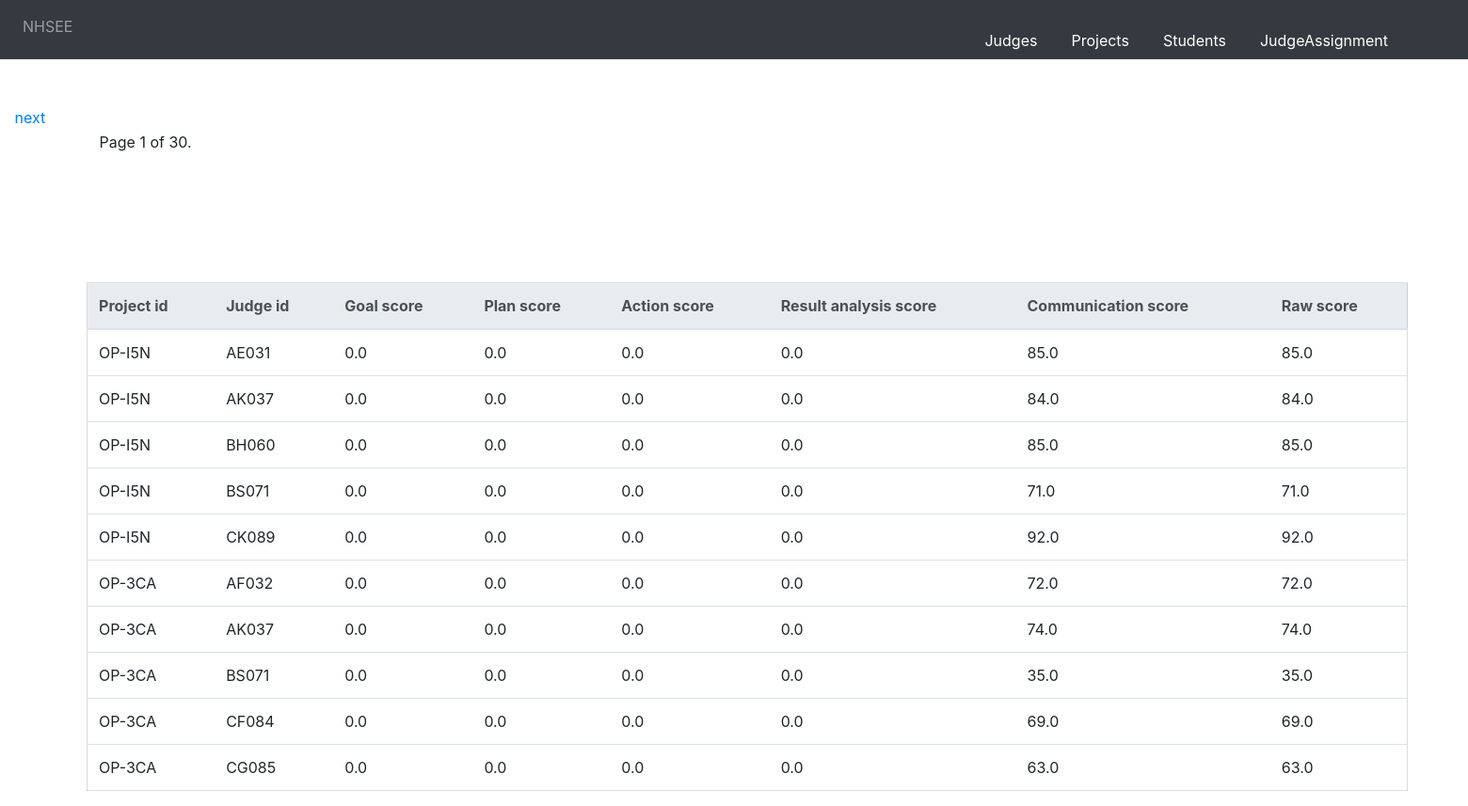
The app's page /assignment/, older data.
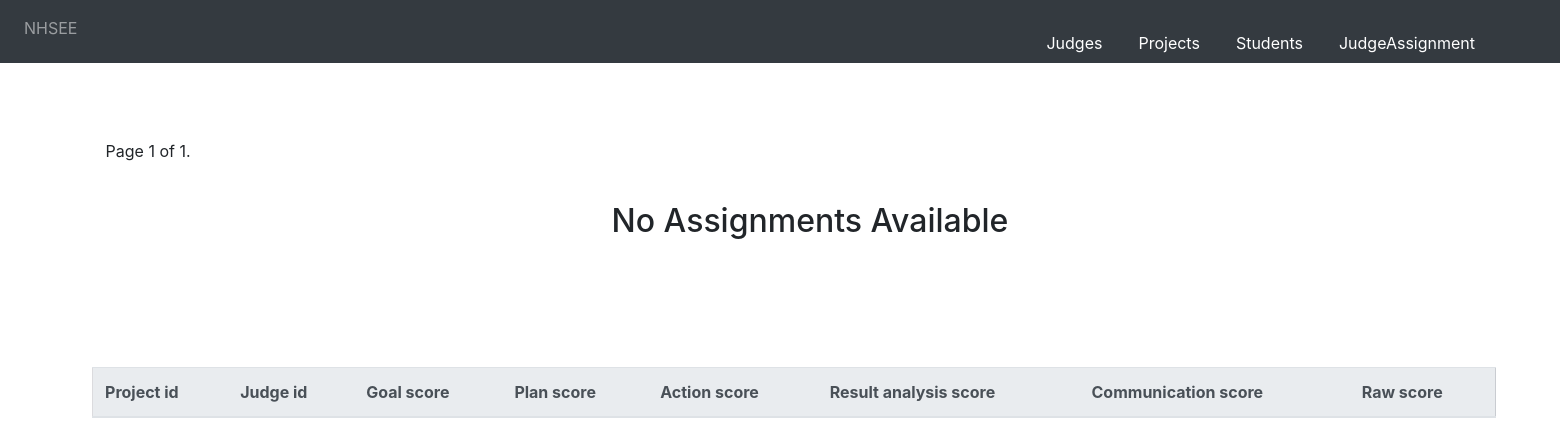
The same page, newer data.
### nhsee/models/judgeassignment_model.py (models this page shows, shortened)
class judgeassignment(Model):
            judge_id=models.ForeignKey('judge', models.DO_NOTHING)
            project_id=models.ForeignKey('project',models.DO_NOTHING)
            goal_score=models.FloatField(null=True)
            plan_score=models.FloatField(null=True)
            action_score=models.FloatField(null=True)
            result_analysis_score=models.FloatField(null=True)
            communication_score=models.FloatField(null=True)
            raw_score=models.FloatField(null=True)
            class Meta:
                db_table = "nhsee_judgeassignment"

### nhsee/views/judgeassignment_views.py (the view, shortened to what this page needs)
# urls.py: path(r'assignment/',judgeassignment_views.judge_listing_assignment),
def judge_listing_assignment(request):
    userl = judgeassignment.objects.all()
    projectlist=[]
    for users in userl:
        projectid=users.project_id_id
        judgeid=users.judge_id_id
        goalscore=users.goal_score
        planscore=users.plan_score
        actionscore=users.action_score
        resultanalysisscore=users.result_analysis_score
        communicationscore=users.communication_score
        rawscore=users.raw_score
        projectlist.append({"project_id":projectid,"judge_id":judgeid,"goal_score":goalscore,"plan_score":planscore,"action_score":actionscore,"result_analysis_score":resultanalysisscore,"communication_score":communicationscore,"raw_score":rawscore})
    paginator_projects = Paginator(projectlist, 10)
    page = request.GET.get('page')
    contacts = paginator_projects.get_page(page)
    return render(request,'judgeassign_template/projectslisting.html',{"projectjson":contacts})

### templates/judgeassign_template/projectslisting.html (shortened to what this page needs)
{% extends 'base.html' %}
{% block content %}
 <!DOCTYPE html>
<html lang="en">
<head>
  {% load staticfiles %}
  <link  rel="stylesheet" href="{% static "css/bootstrap.min.css" %}" />
</head>
{% include   'judgeassign_template/assignform.html' %}
<div class="pagination">
    <span class="step-links">
        <div class="currentd">
        <span class="current">
            Page {{ projectjson.number }} of {{ projectjson.paginator.num_pages }}.
        </span></div>
        {% if projectjson.has_next %}
        <div class="first">
            <a href="?page={{ projectjson.next_page_number }}">next</a></div>
        {% endif %}
    </span>
</div>
<div class="table-class">
<table class="table">
  <thead class="thead-light">
    <tr>
      <th scope="col">Project id</th>
      <th scope="col">Judge id</th>
      <th scope="col">Goal score</th>
      <th scope="col">Plan score</th>
      <th scope="col">Action score</th>
      <th scope="col">Result analysis score</th>
      <th scope="col">Communication score</th>
      <th scope="col">Raw score</th>
    </tr>
  </thead>
    <tbody>
    {% if projectjson %}
        {% for projects in projectjson %}
        <tr>
            <td>{{ projects.project_id }}</td>
            <td>{{ projects.judge_id }}</td>
            <td>{{ projects.goal_score }}</td>
            <td>{{ projects.plan_score }}</td>
            <td>{{ projects.action_score }}</td>
            <td>{{ projects.result_analysis_score }}</td>
            <td>{{ projects.communication_score }}</td>
            <td>{{ projects.raw_score }}</td>
        </tr>
        {% endfor %}
    {% else %}
      <div class="heading"><h2>No Assignments Available<h2></div>
   </tbody>
    </table>
    </div>
  {% endif %}
{% endblock %}

Row changes from the older to the newer data that the page shows:
removed judgeassignment: project_id "OP-I5N", judge_id "AE031", goal_score "0.0", plan_score "0.0", action_score "0.0", result_analysis_score "0.0", communication_score "85.0", raw_score "85.0"
removed judgeassignment: project_id "OP-I5N", judge_id "AK037", goal_score "0.0", plan_score "0.0", action_score "0.0", result_analysis_score "0.0", communication_score "84.0", raw_score "84.0"
removed judgeassignment: project_id "OP-I5N", judge_id "BH060", goal_score "0.0", plan_score "0.0", action_score "0.0", result_analysis_score "0.0", communication_score "85.0", raw_score "85.0"
removed judgeassignment: project_id "OP-I5N", judge_id "BS071", goal_score "0.0", plan_score "0.0", action_score "0.0", result_analysis_score "0.0", communication_score "71.0", raw_score "71.0"
removed judgeassignment: project_id "OP-I5N", judge_id "CK089", goal_score "0.0", plan_score "0.0", action_score "0.0", result_analysis_score "0.0", communication_score "92.0", raw_score "92.0"
removed judgeassignment: project_id "OP-3CA", judge_id "AF032", goal_score "0.0", plan_score "0.0", action_score "0.0", result_analysis_score "0.0", communication_score "72.0", raw_score "72.0"
removed judgeassignment: project_id "OP-3CA", judge_id "AK037", goal_score "0.0", plan_score "0.0", action_score "0.0", result_analysis_score "0.0", communication_score "74.0", raw_score "74.0"
removed judgeassignment: project_id "OP-3CA", judge_id "BS071", goal_score "0.0", plan_score "0.0", action_score "0.0", result_analysis_score "0.0", communication_score "35.0", raw_score "35.0"
removed judgeassignment: project_id "OP-3CA", judge_id "CF084", goal_score "0.0", plan_score "0.0", action_score "0.0", result_analysis_score "0.0", communication_score "69.0", raw_score "69.0"
removed judgeassignment: project_id "OP-3CA", judge_id "CG085", goal_score "0.0", plan_score "0.0", action_score "0.0", result_analysis_score "0.0", communication_score "63.0", raw_score "63.0"
Text that changed along with them:
{{ projectjson.paginator.num_pages }}: "30" → "1"
text no longer shown: "next"
text now shown: "No Assignments Available"
